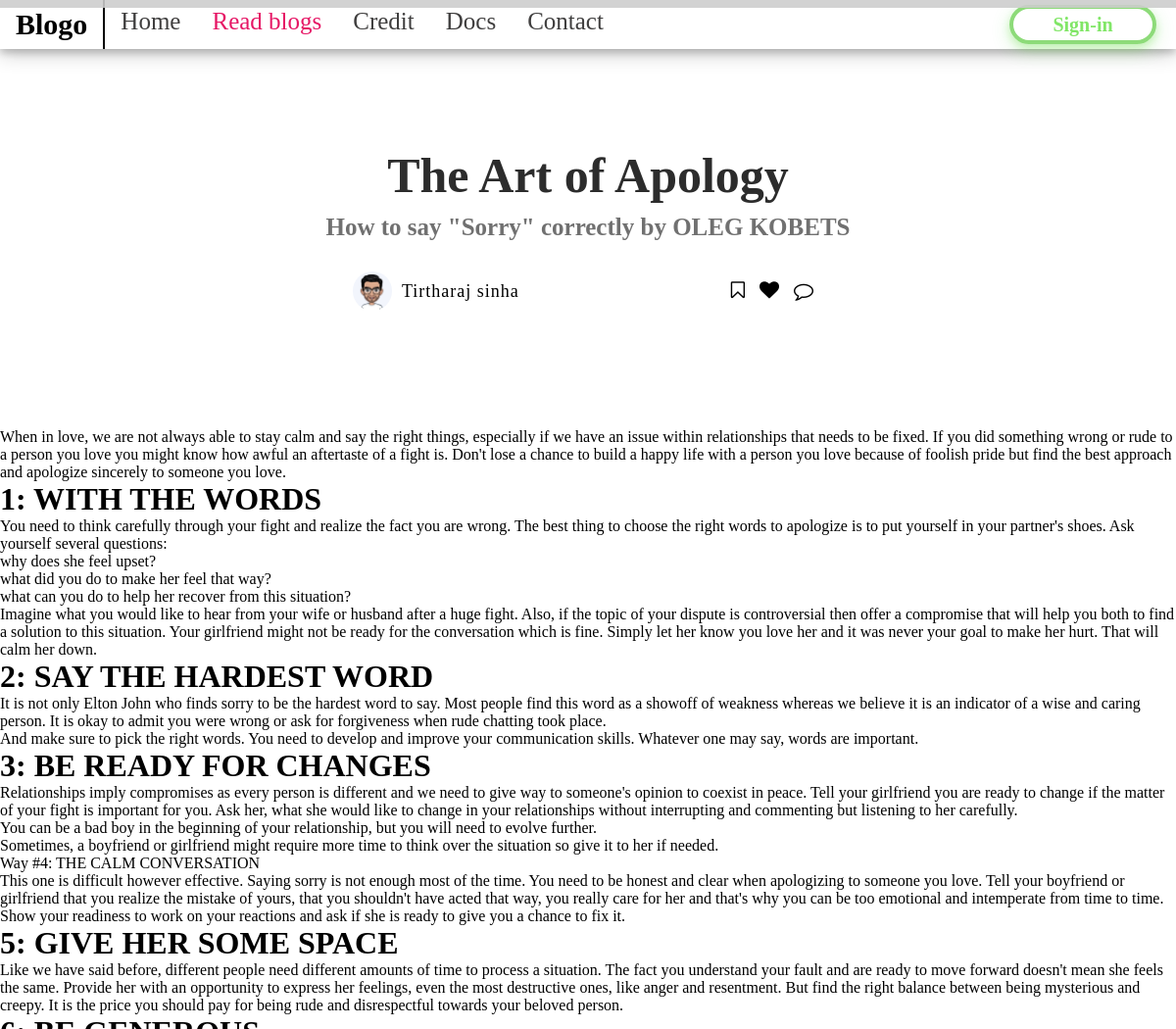
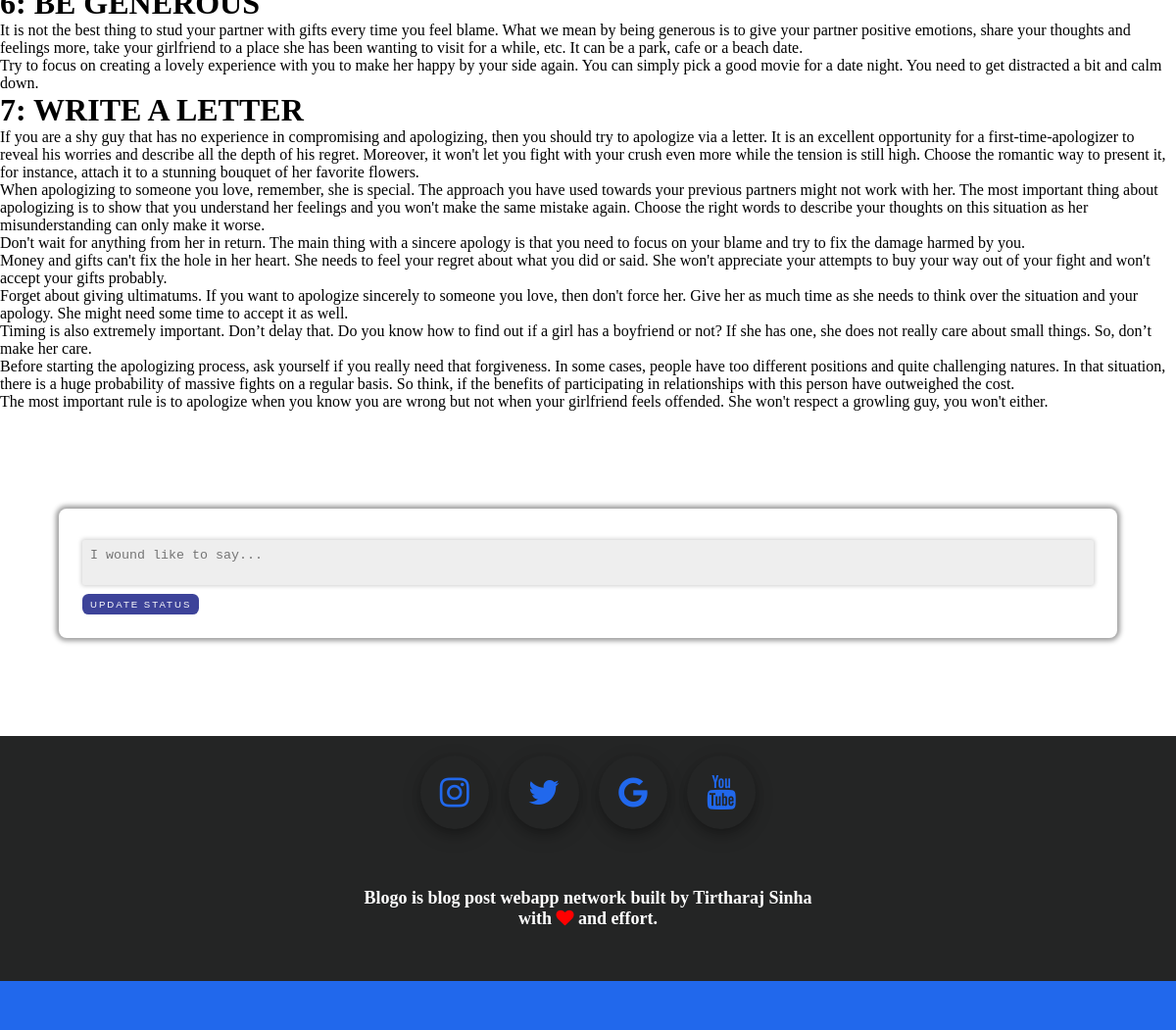
Page /blogs/3/ on the committed database (2 pictures, top to bottom).
### home/models.py (models this page shows)
class blog(models.Model):
    username = models.CharField(max_length=112)
    title = models.CharField(max_length=112)
    des = models.TextField()
    public = models.CharField(max_length=50, default="public")
    thumb = models.ImageField(
        default="", upload_to="thumbnail")
    blog = models.TextField()
    objects = models.Manager()

class userdetail(models.Model):
    username = models.CharField(max_length=112, unique=True)
    title = models.CharField(max_length=112)
    bio = models.TextField()
    pic = models.ImageField(
        default="", upload_to="profiles")
    website = models.CharField(max_length=112, default="")
    instagram = models.CharField(
        max_length=112, default="")
    twitter = models.CharField(max_length=112, default="")
    objects = models.Manager()

### home/views.py (the view)
# urls.py: path('blogs/', views.blogs, name="blogs"),
def blogs(request, id=-1):
    print(id)
    is_user = "true"
    if request.user.is_anonymous:
        is_user = "false"
    if id == -1:
        public = blog.objects.all().filter(public="public")
        private = blog.objects.all().filter(public="private")
        allblog = blog.objects.all()
        return render(request, "blogs.html", {"is_user": is_user, "public": public, "private": private, "all": allblog})
    try:
        target = blog.objects.get(id=id)
        author_name = target.username
        author = userdetail.objects.get(username=author_name)
        if target.public == "public":
            return render(request, "blogs.html", {"blog_content": target, "author": author, "is_user": is_user})
        else:
            if request.user.is_anonymous:
                return render(request, "blogs.html", {"msg": "please Sign-in To read private", "is_user": is_user})
            else:
                return render(request, "blogs.html", {"blog_content": target,  "author": author, "is_user": is_user})
    except:
        return render(request, "blogs.html", {"msg": "404 : page not found", "is_user": is_user})

### templates/blogs.html (shortened to what this page needs)
<!DOCTYPE html>
<html lang="en">
<head>
    <link rel="stylesheet" href="/static/css/blogs.css" />
    <link rel="stylesheet" href="/static/css/comment.css">
    <link rel="stylesheet" href="/static/css/card_slider.css">
    <link rel="stylesheet" href="https://cdnjs.cloudflare.com/ajax/libs/font-awesome/4.7.0/css/font-awesome.min.css" />
</head>
<body>
    <div class="progress-container">
    </div>
    <div class="nevbar">
        <div id="mySidebar" class="sidebar">
            <h3>Blogo</h3>
            <a href="/">Home</a>
            <a href="/blogs" style="color: rgb(230, 22, 101);">Read blogs</a> {% if is_user == "true" %}<a href="/dashboard">Dashboard</a> {% endif %}
            <a href="#">Credit</a>
            <a href="#">Docs</a>
            <a href="#">Contact</a>
        </div>
         {% if is_user == "false" %}<a href="/login?next={{request.path}}" class="login">Sign-in</a> {% endif %}
    </div>
    <div class="container">
        {% if blog_content %}
        <div class="content">
            <div class="details">
                <h1>{{blog_content.title}}</h1>
                <h4>{{blog_content.des}}</h4>
                <div class="author">
                    <div class="author-details">
                        <img src="{{author.pic.url}}" alt="">
                        <p>{{author.title}}</p>
                    </div>
                    <div class="react">
                        <i class="fa fa-bookmark-o" onclick="color_change(this)"></i>
                        <i class="fa fa-heart" onclick="color_change(this)"></i>
                        <a href="#wrapper"><i class="fa fa-comment-o"></i></a>
                    </div>
                </div>
            </div>
            <div class="blogbody">
                {{ blog_content.blog|safe }}
            </div>
            <div class="comment-box">
                <section id="wrapper">
                    <aside class="card">
                    </aside>
                </section>
            </div>
        </div>
        {% endif %}
    </div>
    <div class="footer">
        <div class="social">
            <a href="#" class="fa fa-instagram"></a>
            <a href="#" class="fa fa-twitter"></a>
            <a href="#" class="fa fa-google"></a>
            <a href="#" class="fa fa-youtube"></a>
        </div>
        <h3>
            Blogo is blog post webapp network built by Tirtharaj Sinha<br /> with <i class="fa fa-heart" style="color: red"></i> and effort.
        </h3>
        <div class="foot"></div>
    </div>
</body>
</html>

### static/css/blogs.css (style rules this page uses)
* { box-sizing: border-box; padding: 0; margin: 0; }
body, html { height: 100%; }
.progress-container { width: 100%; height: 8px; background: rgba(204, 204, 204, 0.884); position: fixed; z-index: 20; margin-top: 0px; }
.nevbar { display: flex; justify-content: space-between; }
#mySidebar { height: 50px; position: fixed; z-index: 10; top: 0; left: 0; transition: 0.5s; padding-top: 10; display: flex; background-color: white; width: 100%; box-shadow: 0 4px 8px 0 rgba(0, 0, 0, 0.2), 0 6px 20px 0 rgba(0, 0, 0, 0.19); }
.sidebar a, h3 { padding: 8px 16px 8px 16px; text-decoration: none; font-size: 25px; color: #3f3e3e; display: block; transition: 0.3s; white-space: nowrap; }
.sidebar h3 { font-size: 30px; color: #000000; border-right: 2px solid black; }
.login { position: fixed; right: 20px; width: 150px; padding: 5px; height: 40px; background-color: transparent; border: 4px solid rgb(141, 219, 121); transition: all 0.4s ease; border-radius: 20px; text-align: center; text-decoration: none; font-size: 20px; font-weight: 600; color: rgb(129, 230, 103); box-shadow: 0 4px 8px 0 rgba(54, 209, 15, 0.2), 0 6px 20px 0 rgba(54, 209, 15, 0.19); margin-top: 5px; z-index: 10; }
.container { margin-top: 50px; }
.footer { width: 100%; background-color: rgb(36, 37, 37); color: white; height: 300px; margin-top: 100px; padding-top: 20px; position: relative; overflow: hidden; }
.footer .social { display: flex; justify-content: center; }
.social a { text-decoration: none; padding: 20px; font-size: 35px; font-weight: 500; display: block; border-radius: 50%; box-shadow: 0 4px 8px 0 rgba(0, 0, 0, 0.2), 0 6px 20px 0 rgba(0, 0, 0, 0.19); margin-left: 10px; margin-right: 10px; color: rgb(33, 104, 236); }
.footer h3 { margin-top: 40px; color: white; text-align: center; font-size: 18px; padding: 20px; white-space: inherit; }
.footer .foot { position: absolute; bottom: 0; width: 100%; background-color: rgb(33, 104, 236); height: 50px; }
.content { width: 100%; display: block; min-height: 100px; margin: 0px; margin-bottom: 100px; }
.content .details { margin-bottom: 100px; }
.content .details h1 { width: 50%; text-align: center; color: rgb(44, 44, 44); font-size: 50px; display: block; margin: auto; margin-top: 150px; }
.content .details h4 { width: 50%; text-align: center; color: rgb(112, 112, 112); display: block; margin: auto; font-size: 25px; margin-top: 10px; margin-bottom: 30px; }
.content .details .author { display: flex; justify-content: space-between; width: 40%; margin: auto; }
.content .details .author .author-details { display: flex; width: 300px; justify-content: left; margin: auto; }
.content .details .author .author-details img { width: 40px; height: 40px; border-radius: 50%; }
.content .details .author .author-details p { color: black; padding: 10px; padding-left: 10px; font-size: 18px; font-weight: 500; letter-spacing: 1px; }
.content .details .author .react { width: 200px; display: flex; justify-content: right; font-size: 20px; padding: 10px; }
.content .details .author .react a { text-decoration: none; color: black; }
.content .details .author .react i { margin-left: 15px; cursor: pointer; }
.blogbody { width: 100%; }

### static/css/comment.css (style rules this page uses)
#wrapper { width: 100%; }
.card { border-radius: 0.5rem; box-shadow: 0px 0px 5px 3px rgba(0, 0, 0, 0.39); padding: 1.5rem; width: 90%; margin: auto; margin-top: 100px; }

### rows in the picture
blog: title "The Art of Apology", des "How to say \"Sorry\" correctly by OLEG KOBETS", blog "When in love, we are not always able to stay calm and say the right things, especially if we have an issue within relationships that needs to be fixed. If you did something wrong or rude to a person you love you might know how awful an aftertaste of a fight is. Don't lose a chance to build a happy life with a person you love because of foolish pride but find the best approach and apologize sincerely to someone you love. 1: WITH THE WORDS You need to think carefully through your fight and realize the fact you are wrong. The best thing to choose the right words to apologize is to put yourself in your partner's shoes. Ask yourself several questions: why does she feel upset? what did you do to…"
userdetail: pic (picture), title "Tirtharaj sinha"
